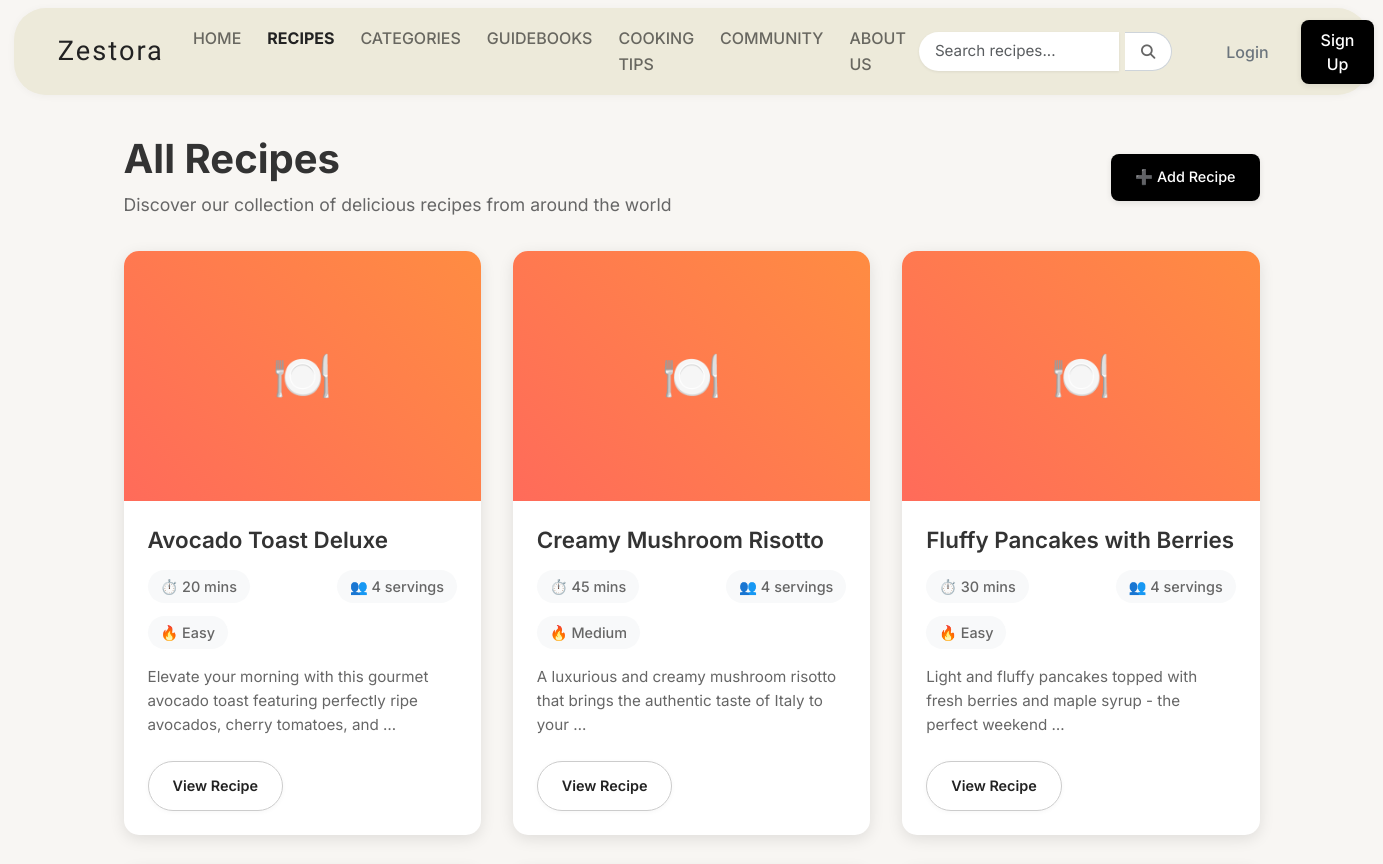
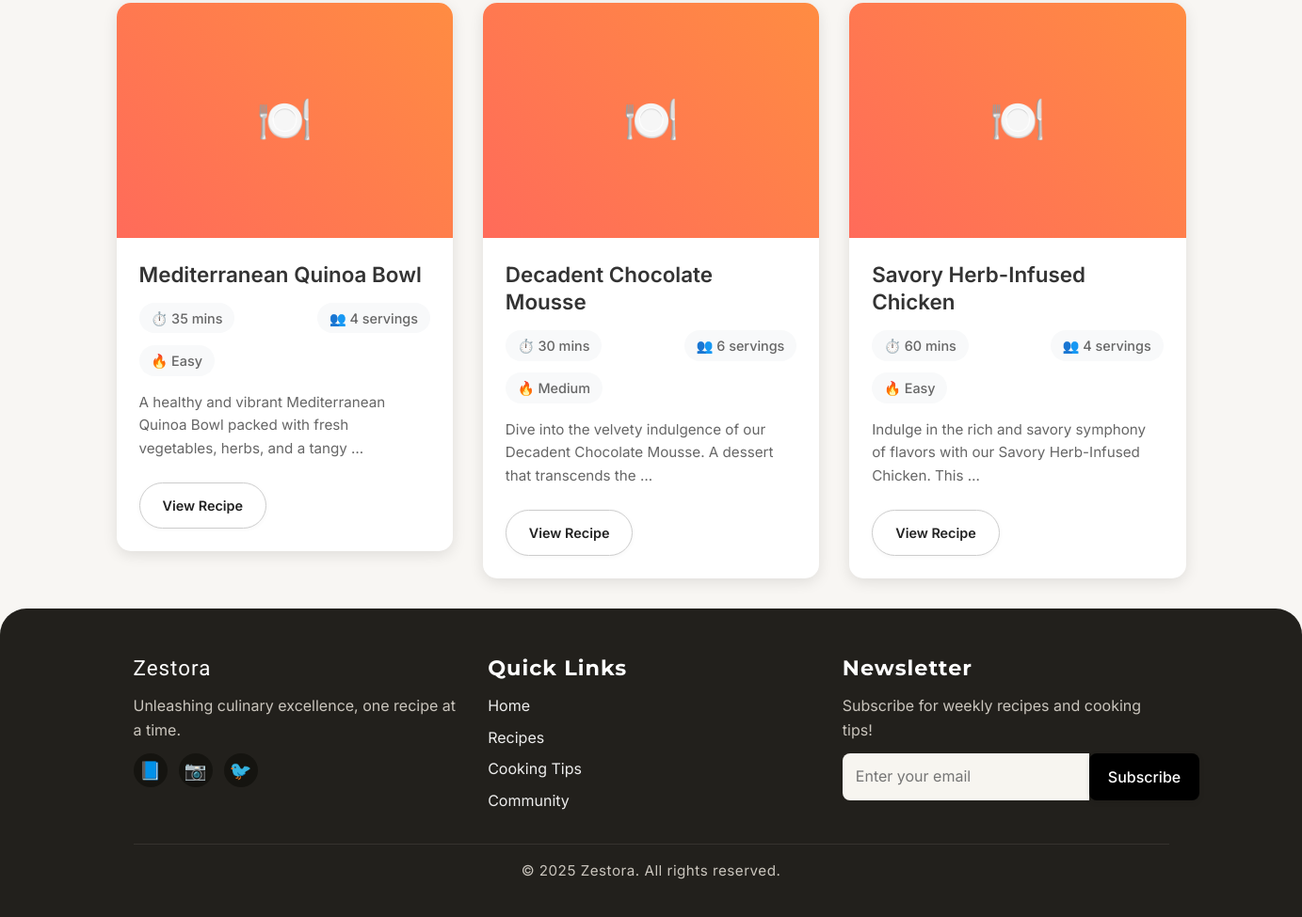
Page /recipes/ on the earlier database version (2 pictures, top to bottom).
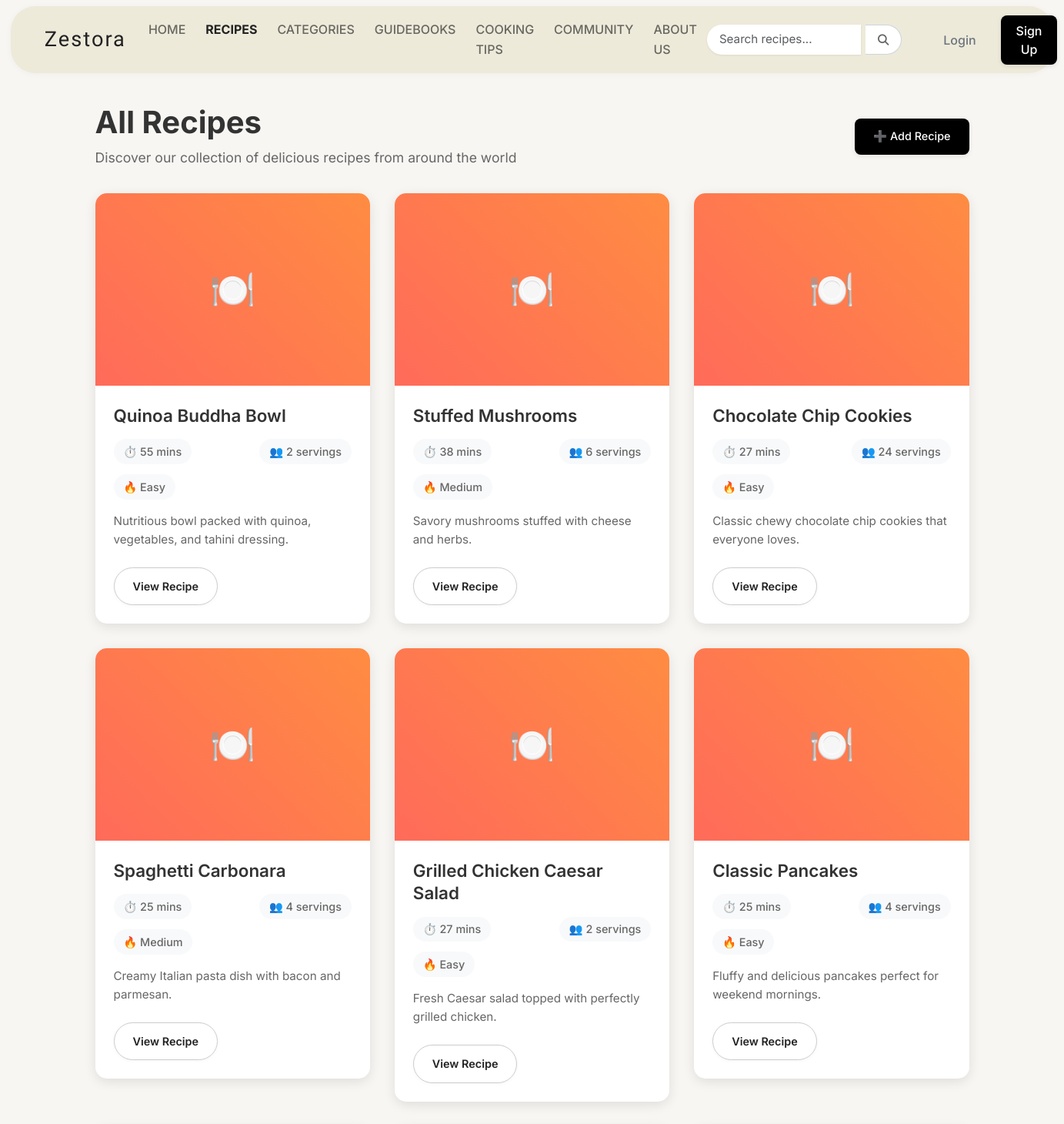
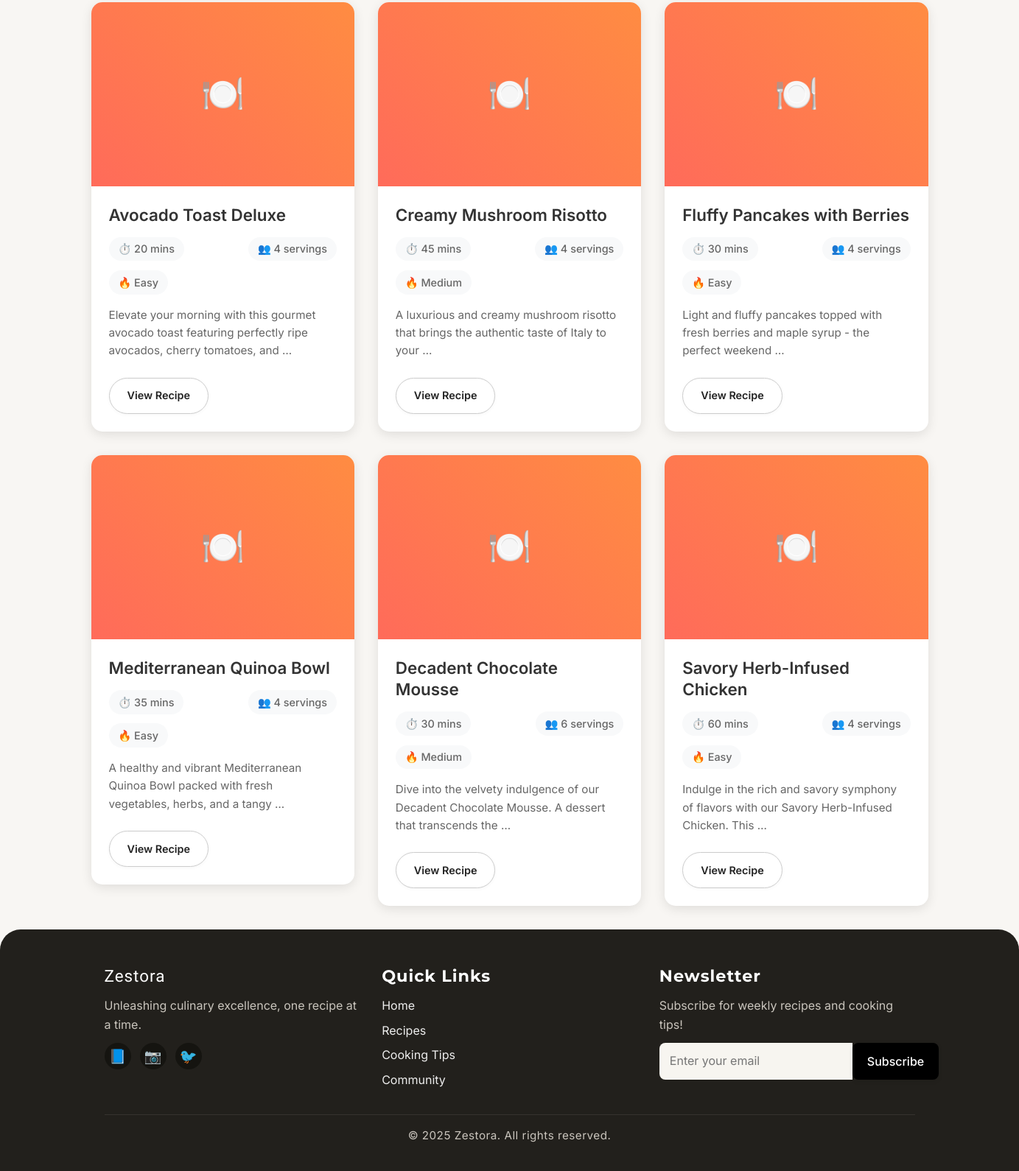
Same page on the later database version (2 pictures, top to bottom).
### recipes/models.py (models this page shows, shortened)
class Recipe(models.Model):
    DIFFICULTY_CHOICES = [
        ('easy', 'Easy'),
        ('medium', 'Medium'),
        ('hard', 'Hard'),
    ]
    title = models.CharField(max_length=200)
    slug = models.SlugField(unique=True)
    description = models.TextField()
    ingredients = models.TextField()
    instructions = models.TextField()
    prep_time = models.IntegerField(help_text="Preparation time in minutes")
    cook_time = models.IntegerField(help_text="Cooking time in minutes")
    servings = models.IntegerField()
    difficulty = models.CharField(max_length=10, choices=DIFFICULTY_CHOICES)
    category = models.ForeignKey(Category, on_delete=models.CASCADE)
    image = models.ImageField(upload_to='recipes/', blank=True, null=True, help_text="Upload recipe image")
    author = models.ForeignKey(User, on_delete=models.CASCADE)
    featured = models.BooleanField(default=False)
    created_at = models.DateTimeField(auto_now_add=True)
    updated_at = models.DateTimeField(auto_now=True)
    @property
    def total_time(self):
        return self.prep_time + self.cook_time

### recipes/views.py (the view)
# urls.py: path('', views.recipe_list, name='recipe_list'),
def recipe_list(request):
    recipes = Recipe.objects.all().order_by('-created_at')
    return render(request, 'recipes/recipe_list.html', {'recipes': recipes, 'active_page': 'recipes'})

### templates/recipes/recipe_list.html (shortened to what this page needs)
{% extends 'base.html' %}
{% load static %}
{% block content %}
<section class="section">
    <div class="section-header">
        <div class="section-text">
            <h1>All Recipes</h1>
            <p>Discover our collection of delicious recipes from around the world</p>
        </div>
        <div class="section-actions">
            <a href="{% url 'recipes:add_recipe' %}" class="btn btn-primary">
                ➕ Add Recipe
            </a>
        </div>
    </div>
    {% if recipes %}
        <div class="recipe-grid">
            {% for recipe in recipes %}
            <div class="recipe-card">
                {% if recipe.image %}
                    {% if recipe.image.name|slice:":8" == "recipes/" %}
                        <img src="{{ recipe.image.url }}" alt="{{ recipe.title }}">
                    {% else %}
                        <img src="{% static recipe.image %}" alt="{{ recipe.title }}">
                    {% endif %}
                {% else %}
                    <div style="height: 250px; background: linear-gradient(45deg, #ff6b5a, #ff8c42); display: flex; align-items: center; justify-content: center; color: white; font-size: 3rem;">🍽️</div>
                {% endif %}
                <div class="recipe-card-content">
                    <h3>{{ recipe.title }}</h3>
                    <div class="recipe-meta">
                        <span>⏱️ {{ recipe.total_time }} mins</span>
                        <span>👥 {{ recipe.servings }} servings</span>
                        <span>🔥 {{ recipe.get_difficulty_display }}</span>
                    </div>
                    <p class="recipe-description">{{ recipe.description|truncatewords:15 }}</p>
                    <a href="{% url 'recipes:recipe_detail' recipe.slug %}" class="btn btn-outline">View Recipe</a>
                </div>
            </div>
            {% endfor %}
        </div>
    {% else %}
        <div class="no-content">
            <h2>No recipes yet</h2>
            <p>Check back soon for delicious recipes!</p>
            <a href="{% url 'home' %}" class="btn btn-primary">Back to Home</a>
        </div>
    {% endif %}
</section>
{% endblock %}

### templates/base.html (shortened to what this page needs)
{% load static %}
<!DOCTYPE html>
<html lang="en">
<head>
  <link href="https://cdn.jsdelivr.net/npm/bootstrap@5.3.0/dist/css/bootstrap.min.css" rel="stylesheet">
  <link rel="stylesheet" href="https://cdnjs.cloudflare.com/ajax/libs/font-awesome/6.4.0/css/all.min.css"/>
  <link rel="stylesheet" href="{% static 'css/styles.css' %}">
  <link rel="stylesheet" href="{% static 'css/navbar_footer.css' %}">
</head>
<body>
  {% include 'navbar.html' %}
  {% block content %}{% endblock %}
  {% include 'footer.html' %}
</body>
</html>

### templates/navbar.html (shortened to what this page needs)
<nav class="navbar navbar-expand-lg custom-navbar">
  <div class="container-fluid">
    <a class="navbar-brand" href="{% url 'home' %}">Zestora</a>
    <div class="collapse navbar-collapse" id="navbarNav">
      <ul class="navbar-nav me-auto">
        <li class="nav-item">
          <a class="nav-link{% if active_page == 'home' %} active{% endif %}" href="{% url 'home' %}">HOME</a>
        </li>
        <li class="nav-item">
          <a class="nav-link{% if active_page == 'recipes' %} active{% endif %}" href="{% url 'recipes:recipe_list' %}">RECIPES</a>
        </li>
        <li class="nav-item">
          <a class="nav-link{% if active_page == 'categories' %} active{% endif %}" href="{% url 'recipes:category_list' %}">CATEGORIES</a>
        </li>
        <li class="nav-item">
          <a class="nav-link{% if active_page == 'guidebooks' %} active{% endif %}" href="{% url 'guidebooks' %}">GUIDEBOOKS</a>
        </li>
        <li class="nav-item">
          <a class="nav-link{% if active_page == 'cooking_tips' %} active{% endif %}" href="{% url 'tips:tip_list' %}">COOKING TIPS</a>
        </li>
        <li class="nav-item">
          <a class="nav-link{% if active_page == 'community' %} active{% endif %}" href="{% url 'community:community_home' %}">COMMUNITY</a>
        </li>
        <li class="nav-item">
          <a class="nav-link{% if active_page == 'about' %} active{% endif %}" href="{% url 'about' %}">ABOUT US</a>
        </li>
      </ul>
      <div class="d-flex align-items-center gap-3">
        <form method="GET" action="{% url 'search' %}" class="d-flex search-form">
          <input type="text" name="q" placeholder="Search recipes..." class="form-control search-input">
          <button type="submit" class="btn search-btn">
            <i class="fas fa-search"></i>
          </button>
        </form>
        <div class="auth-buttons">
          {% if user.is_authenticated %}
            {% if not user.is_staff and not user.is_superuser %}
              <a href="#" class="btn btn-user-icon" onclick="goToUserProfile()">
                <i class="fas fa-user"></i>
              </a>
            {% endif %}
            <a href="{% url 'logout' %}" class="btn btn-outline-secondary">Logout</a>
          {% else %}
            <a href="{% url 'login' %}" class="btn btn-outline-secondary">Login</a>
            <a href="{% url 'signup' %}" class="btn btn-primary">Sign Up</a>
          {% endif %}
        </div>
      </div>
    </div>
  </div>
</nav>

### templates/footer.html
<footer class="footer">
  <div class="footer-content">
      <div class="footer-section">
          <h3>Zestora</h3>
          <p>Unleashing culinary excellence, one recipe at a time.</p>
          <div class="social-links">
              <a href="#" aria-label="Facebook">📘</a>
              <a href="#" aria-label="Instagram">📷</a>
              <a href="#" aria-label="Twitter">🐦</a>
          </div>
      </div>
      <div class="footer-section">
          <h4>Quick Links</h4>
          <ul>
              <li><a href="{% url 'home' %}">Home</a></li>
              <li><a href="{% url 'recipes:recipe_list' %}">Recipes</a></li>
              <li><a href="{% url 'tips:tip_list' %}">Cooking Tips</a></li>
              <li><a href="{% url 'community:community_home' %}">Community</a></li>
          </ul>
      </div>
      <div class="footer-section">
          <h4>Newsletter</h4>
          <p>Subscribe for weekly recipes and cooking tips!</p>
          <form class="newsletter-form">
              <input type="email" placeholder="Enter your email" required>
              <button type="submit" class="btn btn-primary">Subscribe</button>
          </form>
      </div>
  </div>
  <div class="footer-bottom">
      <p>&copy; 2025 Zestora. All rights reserved.</p>
  </div>
</footer>

### static/css/styles.css (style rules this page uses)
.navbar { width: 98%; margin: 8px auto; display: flex; align-items: center; justify-content: space-between; background: #edeada; border-radius: 32px; padding: 10px 32px; box-sizing: border-box; box-shadow: 0 1px 8px rgba(0,0,0,0.04); }
.search-input { padding: 7px 13px; border-radius: 12px; border: none; outline: none; background: #fff; font-size: 1em; color: #333; box-shadow: 0 1px 3px rgba(0,0,0,0.07); width: 125px; transition: width 0.2s; }
.search-btn { background: none; border: none; font-size: 1.1em; cursor: pointer; margin-left: 6px; }
.auth-buttons { display: flex; align-items: center; gap: 10px; }
.auth-buttons .btn { padding: 8px 20px; border-radius: 8px; font-size: 1em; font-weight: 500; cursor: pointer; transition: background 0.14s; }
.btn.btn-outline { background: #fff; color: #222; border: 1px solid #ccc; box-shadow: 0 1px 5px rgba(0,0,0,0.04); }
.btn.btn-primary { background: #000; color: #fff; border: none; box-shadow: 0 2px 6px rgba(0,0,0,0.09); }
.footer { background: #22201c; color: #fff; padding: 50px 20px 20px 20px; border-radius: 28px 28px 0 0; }
.footer-content { max-width: 1100px; margin: 0 auto; display: flex; flex-wrap: wrap; justify-content: space-between; gap: 30px; border-bottom: 1px solid #36332e; padding-bottom: 25px; }
.footer-section { flex: 1 1 250px; min-width: 220px; }
.footer-section h3, .footer-section h4 { font-family: 'Montserrat', sans-serif; margin-bottom: 14px; font-size: 1.4rem; font-weight: 700; letter-spacing: 1px; }
.footer-section p { font-size: 1em; line-height: 1.6; color: #cac5bd; margin-bottom: 12px; }
.footer-section ul { list-style: none; padding: 0; margin: 0; }
.footer-section ul li { margin-bottom: 8px; }
.footer-section ul a { color: #fff; text-decoration: none; font-size: 1em; opacity: 0.92; transition: color 0.2s; }
.social-links { display: flex; gap: 12px; margin-top: 10px; }
.social-links a { width: 36px; height: 36px; border-radius: 50%; background: #151410; display: flex; align-items: center; justify-content: center; font-size: 1.2em; color: #fff; text-decoration: none; transition: background 0.2s, color 0.2s; }
.newsletter-form { display: flex; margin-top: 12px; max-width: 360px; }
.newsletter-form input { flex: 1; padding: 12px 14px; border: none; border-radius: 8px 0 0 8px; outline: none; font-size: 1em; background: #f7f5f0; color: #333; }
.newsletter-form button { border: none; background: #ff6447; color: #fff; padding: 12px 20px; border-radius: 0 8px 8px 0; font-size: 1em; font-weight: 600; cursor: pointer; transition: background 0.2s; }
.footer-bottom { text-align: center; padding-top: 16px; font-size: 0.95em; color: #cac5bd; letter-spacing: 0.5px; }
* { margin: 0; padding: 0; box-sizing: border-box; }
body { font-family: 'Inter', sans-serif; line-height: 1.6; color: #333; background-color: #f8f6f3; }
.btn { text-decoration: none; padding: 0.75rem 1.5rem; border-radius: 8px; font-weight: 500; font-size: 0.9rem; transition: all 0.3s ease; border: 2px solid transparent; cursor: pointer; display: inline-block; }
.btn-primary { background: #e85a4f; color: white; border-color: #e85a4f; }
.btn-outline { background: transparent; color: #e85a4f; border-color: #e85a4f; }
.section { padding: 4rem 2rem; max-width: 1200px; margin: 0 auto; }
.recipe-grid { display: grid; grid-template-columns: repeat(auto-fit, minmax(300px, 1fr)); gap: 2rem; margin-top: 2rem; }
.recipe-card { background: white; border-radius: 15px; overflow: hidden; box-shadow: 0 4px 15px rgba(0, 0, 0, 0.1); transition: transform 0.3s ease, box-shadow 0.3s ease; }
.recipe-card-content { padding: 1.5rem; }
.recipe-card h3 { color: #333; margin-bottom: 0.5rem; font-size: 1.3rem; font-weight: 600; }
.recipe-meta { display: flex; justify-content: space-between; color: #666; font-size: 0.9rem; margin-bottom: 1rem; }
.recipe-description { color: #666; line-height: 1.6; margin-bottom: 1rem; }
.section-header { display: flex; justify-content: space-between; align-items: center; margin-bottom: 3rem; flex-wrap: wrap; gap: 1rem; }
.section-text h1 { margin-bottom: 0.5rem; }
.section-text p { color: #666; margin: 0; }
.section-actions { display: flex; gap: 1rem; }

Differences in the rows shown:
added Recipe: title "Quinoa Buddha Bowl", total_time "55", servings "2", difficulty "Easy", description "Nutritious bowl packed with quinoa, vegetables, and tahini dressing."
added Recipe: title "Stuffed Mushrooms", total_time "38", servings "6", difficulty "Medium", description "Savory mushrooms stuffed with cheese and herbs."
added Recipe: title "Chocolate Chip Cookies", total_time "27", servings "24", difficulty "Easy", description "Classic chewy chocolate chip cookies that everyone loves."
added Recipe: title "Spaghetti Carbonara", total_time "25", servings "4", difficulty "Medium", description "Creamy Italian pasta dish with bacon and parmesan."
added Recipe: title "Grilled Chicken Caesar Salad", total_time "27", servings "2", difficulty "Easy", description "Fresh Caesar salad topped with perfectly grilled chicken."
added Recipe: title "Classic Pancakes", total_time "25", servings "4", difficulty "Easy", description "Fluffy and delicious pancakes perfect for weekend mornings."
